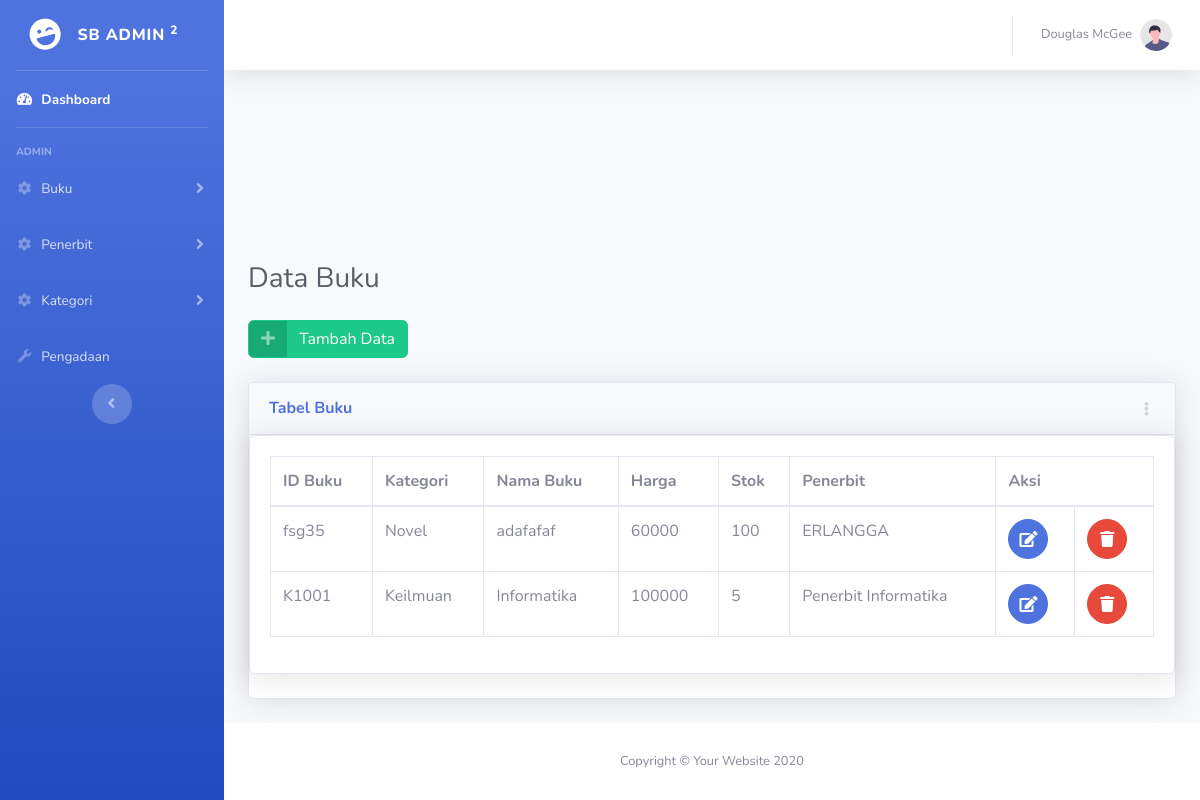
/index.php?page=buku, run on the app's committed database.
### tables this page shows
CREATE TABLE `buku` (
  `id_buku` varchar(5) NOT NULL,
  `id_kategori` int(2) DEFAULT NULL,
  `id_penerbit` varchar(5) NOT NULL,
  `nama_buku` varchar(100) DEFAULT NULL,
  `harga` int(11) DEFAULT NULL,
  `stok` int(3) DEFAULT NULL,
  PRIMARY KEY (`id_buku`),
  KEY `id_penerbit` (`id_penerbit`),
  KEY `id_kategori` (`id_kategori`),
  CONSTRAINT `buku_ibfk_2` FOREIGN KEY (`id_penerbit`) REFERENCES `penerbit` (`id_penerbit`),
  CONSTRAINT `buku_ibfk_3` FOREIGN KEY (`id_kategori`) REFERENCES `kategori` (`id_kategori`)
);

CREATE TABLE `kategori` (
  `id_kategori` int(2) NOT NULL AUTO_INCREMENT,
  `nama_kategori` varchar(20) NOT NULL,
  PRIMARY KEY (`id_kategori`)
);

CREATE TABLE `penerbit` (
  `id_penerbit` varchar(5) NOT NULL,
  `nama_penerbit` varchar(50) NOT NULL,
  `alamat` text NOT NULL,
  `kota` varchar(50) NOT NULL,
  `telepon` varchar(30) NOT NULL,
  PRIMARY KEY (`id_penerbit`)
);

### functions.php (called while the page is built, shortened)
<?php
function dbConnect(){
	$db=new mysqli("localhost","root","artemis47","unibookstore");
	return $db;
}
function getDataBuku(){
	$db=dbConnect();
	if($db->connect_errno==0){
		$sql= "SELECT b.id_buku,b.nama_buku,b.harga, b.stok,k.nama_kategori,p.nama_penerbit from buku b join kategori k using(id_kategori) join penerbit p using(id_penerbit)";
		$res=$db->query($sql);
		if($res){
			$data=$res->fetch_all(MYSQLI_ASSOC);
			return $data;
		}
		else
			return FALSE;
	}
	else
		return FALSE;
}
	?>

### buku.php (the view, shortened to what this page needs)
<?php include("functions.php");
$db=dbConnect();
if($db->connect_errno==0){
?>
<div class="container-fluid">
    <div class="d-sm-flex align-items-center justify-content-between mb-4">
        <center>
            <h1 class="h3 mb-0 text-gray-800">Data Buku</h1>
        </center>
    </div>
    <div class="row">
        <div class="col mb-4">
            <a href="index.php?page=tambah-buku" class="btn btn-success btn-icon-split">
                <span class="icon text-white-50">
                    <i class="fas fa-plus"></i>
                </span>
                <span class="text">Tambah Data</span>
            </a>
        </div>
    </div>
    <div class="row">
        <div class="col-xl-12 col-lg-7">
            <div class="card shadow mb-4">
                <div class="card-header py-3 d-flex flex-row align-items-center justify-content-between">
                    <h6 class="m-0 font-weight-bold text-primary">Tabel Buku</h6>
                    <div class="dropdown no-arrow">
                        <a class="dropdown-toggle" href="#" role="button" id="dropdownMenuLink" data-toggle="dropdown"
                            aria-haspopup="true" aria-expanded="false">
                            <i class="fas fa-ellipsis-v fa-sm fa-fw text-gray-400"></i>
                        </a>
                    </div>
                </div>
                <div class="card shadow mb-4">
                    <div class="card-body">
                        <div class="table-responsive">
                            <table class="table table-bordered" id="dataTable" width="100%" cellspacing="0">
                                <thead>
                                    <tr>
                                        <th>ID Buku</th>
                                        <th>Kategori</th>
                                        <th>Nama Buku</th>
                                        <th>Harga</th>
                                        <th>Stok</th>
                                        <th>Penerbit</th>
                                        <th colspan="2">Aksi</th>
                                    </tr>
                                </thead>
                                <tbody>
                                    <form action="" method="post">
                                        <?php $data = getDataBuku();?>
                                        <?php foreach($data as $row):?>
                                        <tr>
                                            <td><?= $row['id_buku'];?> </td>
                                            <td><?= $row['nama_kategori'];?></td>
                                            <td><?= $row['nama_buku'];?></td>
                                            <td><?= $row['harga'];?></td>
                                            <td><?= $row['stok'];?></td>
                                            <td><?= $row['nama_penerbit'];?></td>
                                            <td><button type="button" class="btn btn-primary btn-circle edit-data"
                                                    id="<?=$row['id_buku'];?>" name="edit"><i
                                                        class="fas fa-edit"></i></button></td>
                                            <td><button type="button" class="btn btn-danger btn-circle hapus-data"
                                                    name="hapus" id="<?=$row['id_buku'];?>"><i
                                                        class="fas fa-trash"></i></button>
                                            </td>
                                        </tr>
                                        <?php endforeach;?>
                                    </form>
                                </tbody>
                            </table>
                        </div>
                    </div>
                </div>
            </div>
        </div>
    </div>
</div>
<?php } ?>

### data on the page
buku: id_buku "fsg35", id_kategori.nama_kategori "Novel", nama_buku "adafafaf", harga "60000", stok "100", id_penerbit.nama_penerbit "ERLANGGA"
buku: id_buku "K1001", id_kategori.nama_kategori "Keilmuan", nama_buku "Informatika", harga "100000", stok "5", id_penerbit.nama_penerbit "Penerbit Informatika"
